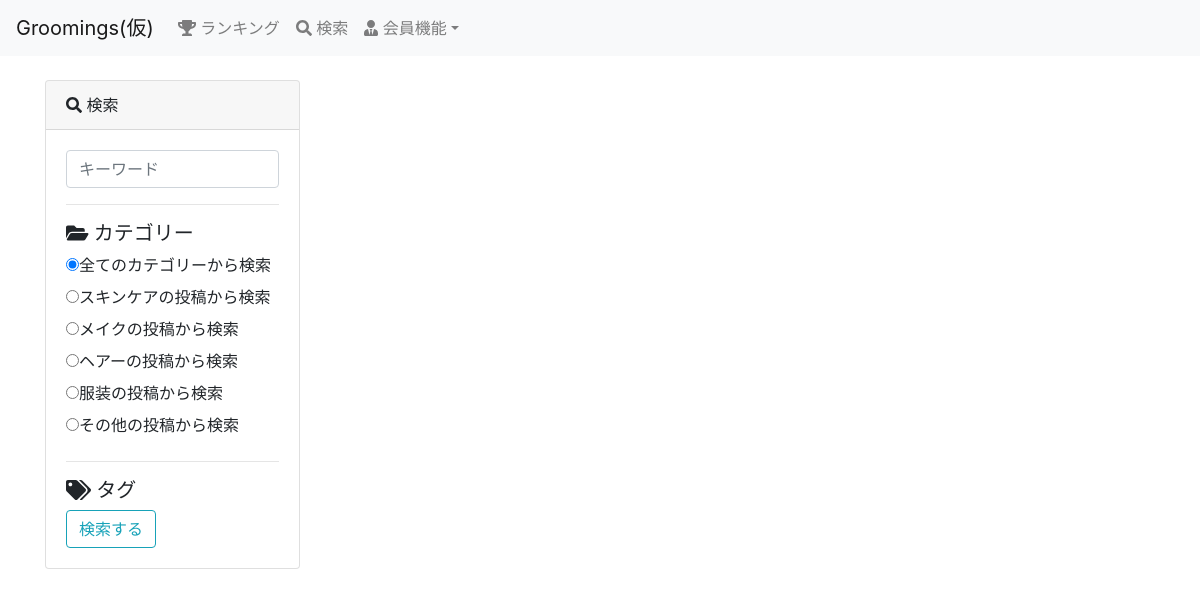
The app's page /search/, older data.
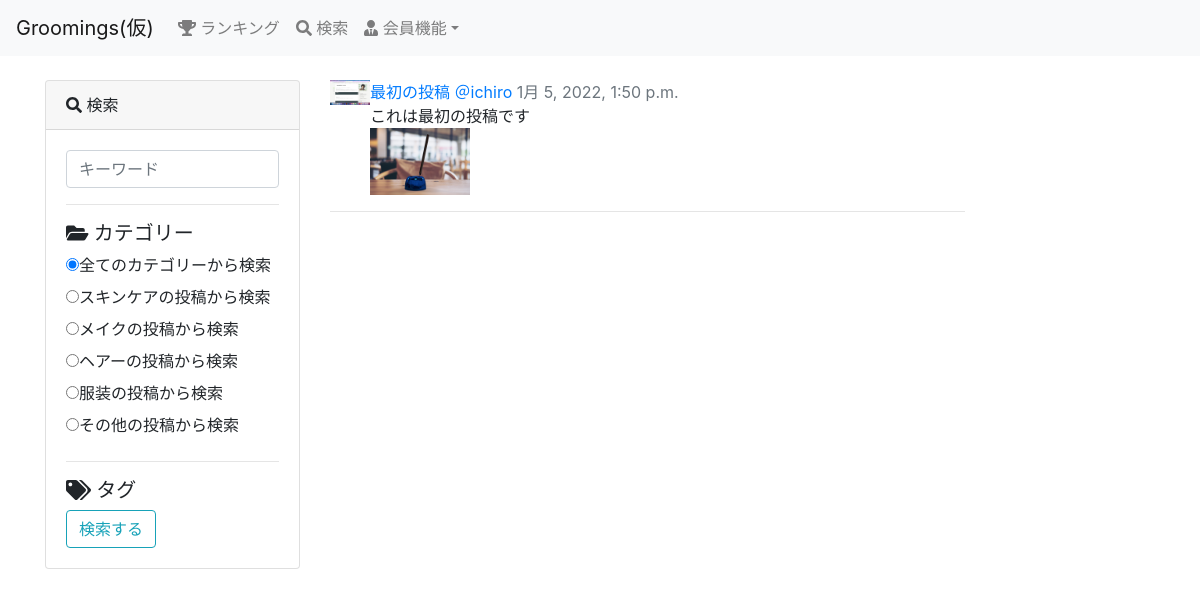
The same page, newer data.
### groomings/models.py (models this page shows, shortened)
class Date(models.Model):
    created_at = models.DateTimeField(default=now)
    class Meta:
        abstract = True

class Post(Date):
    title = models.CharField(max_length=30)
    image1 = models.FileField(upload_to='post_image/', null=True, blank=True)
    image2 = models.FileField(upload_to='post_image/', null=True, blank=True)
    image3 = models.FileField(upload_to='post_image/', null=True, blank=True)
    text = models.TextField()
    user = models.ForeignKey(
        'User', on_delete=models.CASCADE, related_name="user_post"
    )
    favorite = models.ManyToManyField(User, related_name="user_favo_post")
    category = models.CharField(max_length=15, default='カテゴリーなし')
    class Meta:
        db_table = 'post'

class User(AbstractBaseUser, PermissionsMixin):
    username = models.CharField(max_length=150)
    email = models.EmailField(max_length=255, unique=True)
    image = models.FileField(upload_to='user_image/', null=True, blank=True)
    point = models.IntegerField(default=50, validators=[MinValueValidator(0)])
    follow = models.ManyToManyField(
        'self', blank=True, symmetrical=False, related_name="follower"
    )
    is_active = models.BooleanField(default=True)
    is_staff = models.BooleanField(default=False) # 管理画面にログインできるかどうか
    USERNAME_FIELD = 'email' # このテーブルのレコードを一意に識別
    REQUIRED_FIELDS = ['username'] # スーパーユーザー作成時に入力する(emailとパスワードは必須だからそれ以外で)
    objects = UserManager()
    class Meta:
        db_table = 'user'

### groomings/views.py (the view, shortened to what this page needs)
# urls.py: path(r'search/', views.search, name='search'), # 検索ページ
def search(request):
    posts = Post.objects.order_by('-created_at')
    all_tags = Tag.objects.all()
    check_tag_ids = []
    return render(request, 'groomings/search.html', context={"posts": posts, "tags": all_tags, "check_tag_ids": check_tag_ids})

### groomings/templates/groomings/search.html (shortened to what this page needs)
{% extends "groomings/base.html" %}
{% load static %}
{% load tag_event %}
{% block content %}
    <div class="row">
        <div class="col-md-3">
            <div class="card">
                <div class="card-header">
                    <i class="fas fa-search"></i> 検索
                </div>
                <div class="card-body">
                    <form method="get">
                        <input name="query" value="{{ request.GET.query }}" type="search" class="form-control" placeholder="キーワード">
                        <hr>
                        <h5><i class="fas fa-folder-open"></i> カテゴリー</h5>
                        <label><input type="radio" name="category" value="all" checked="checked">全てのカテゴリーから検索</label>
                        <label><input type="radio" name="category" value="skincare" {% if request.GET.category == 'skincare' %}checked="checked"{% endif %}>スキンケアの投稿から検索</label>
                        <label><input type="radio" name="category" value="make" {% if request.GET.category == 'make' %}checked="checked"{% endif %}>メイクの投稿から検索</label>
                        <label><input type="radio" name="category" value="hair" {% if request.GET.category == 'hair' %}checked="checked"{% endif %}>ヘアーの投稿から検索</label>
                        <label><input type="radio" name="category" value="fashion" {% if request.GET.category == 'fashion' %}checked="checked"{% endif %}>服装の投稿から検索</label>
                        <label><input type="radio" name="category" value="others" {% if request.GET.category == 'others' %}checked="checked"{% endif %}>その他の投稿から検索</label>
                        <hr>
                        <h5><i class="fas fa-tags"></i> タグ</h5>
                        <input type="submit" name="button" value="検索する" class="btn btn-outline-info">
                    </form>
                </div>
            </div>
        </div>
        <div class="col-md-7">
            <ul class="list-unstyled">
                {% for post in posts %}
                <li class="media mb-3 post">
                    {% if post.user.image %}
                    <img src="{{ post.user.image.url }}" width="40px">
                    {% else %}
                    <img src="{% static 'static_image/default.png' %}" width="40px">
                    {% endif %}
                    <div class="media-body">
                        <a href="{% url 'groomings:post_detail' post.id %}">{{ post.title }}</a>
                        <a href="{% url 'groomings:user' post.user.id %}">＠{{ post.user.username }}</a>
                        <span class="text-muted">{{ post.created_at }}</span><br>
                        <div>
                            {{ post.text }}
                        </div>
                        <div class="post_image">
                            {% if post.image1 %}
                            <img src="{{ post.image1.url }}" alt="" width="100px">
                            {% endif %}
                        </div>
                    </div>
                </li>
                <hr>
                {% endfor %}
            </ul>
        </div>
    </div>
{% endblock %}

Row changes from the older to the newer data that the page shows:
added Post: user.image (picture), title "最初の投稿", user.username "ichiro", created_at "1月 5, 2022, 1:50 p.m.", text "これは最初の投稿です", image1 (picture)
